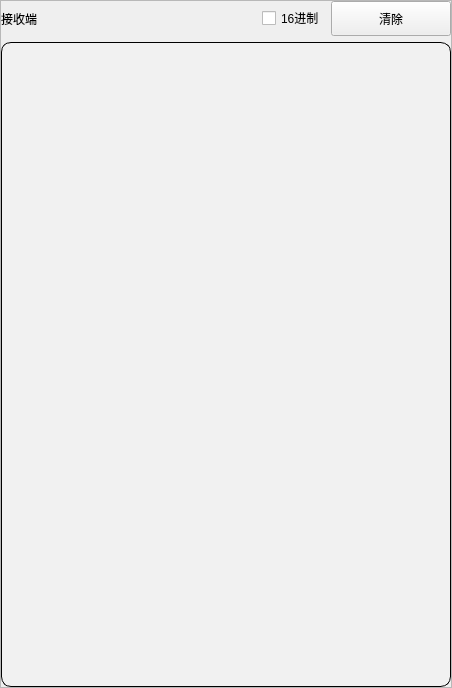
                        <widget class="QFrame" name="frame_12">
                         <property name="frameShape">
                          <enum>QFrame::StyledPanel</enum>
                         </property>
                         <property name="frameShadow">
                          <enum>QFrame::Raised</enum>
                         </property>
                         <layout class="QHBoxLayout" name="horizontalLayout_29">
                          <property name="leftMargin">
                           <number>0</number>
                          </property>
                          <property name="topMargin">
                           <number>0</number>
                          </property>
                          <property name="rightMargin">
                           <number>0</number>
                          </property>
                          <property name="bottomMargin">
                           <number>0</number>
                          </property>
                          <item>
                           <layout class="QVBoxLayout" name="verticalLayout_34">
                            <item>
                             <layout class="QHBoxLayout" name="horizontalLayout_22">
                              <item>
                               <widget class="QLabel" name="label_8">
                                <property name="minimumSize">
                                 <size>
                                  <width>120</width>
                                  <height>35</height>
                                 </size>
                                </property>
                                <property name="text">
                                 <string>接收端</string>
                                </property>
                                <property name="alignment">
                                 <set>Qt::AlignLeading|Qt::AlignLeft|Qt::AlignVCenter</set>
                                </property>
                               </widget>
                              </item>
                              <item>
                               <spacer name="horizontalSpacer_3">
                                <property name="orientation">
                                 <enum>Qt::Horizontal</enum>
                                </property>
                                <property name="sizeHint" stdset="0">
                                 <size>
                                  <width>128</width>
                                  <height>20</height>
                                 </size>
                                </property>
                               </spacer>
                              </item>
                              <item>
                               <widget class="QCheckBox" name="hexShowing_checkBox">
                                <property name="sizePolicy">
                                 <sizepolicy hsizetype="Preferred" vsizetype="Fixed">
                                  <horstretch>0</horstretch>
                                  <verstretch>0</verstretch>
                                 </sizepolicy>
                                </property>
                                <property name="text">
                                 <string>16进制</string>
                                </property>
                               </widget>
                              </item>
                              <item>
                               <widget class="QPushButton" name="ClearButton">
                                <property name="minimumSize">
                                 <size>
                                  <width>120</width>
                                  <height>35</height>
                                 </size>
                                </property>
                                <property name="text">
                                 <string>清除</string>
                                </property>
                               </widget>
                              </item>
                             </layout>
                            </item>
                            <item>
                             <widget class="QTextEdit" name="textEdit_Recive">
                              <property name="sizePolicy">
                               <sizepolicy hsizetype="Preferred" vsizetype="Preferred">
                                <horstretch>0</horstretch>
                                <verstretch>0</verstretch>
                               </sizepolicy>
                              </property>
                              <property name="minimumSize">
                               <size>
                                <width>450</width>
                                <height>645</height>
                               </size>
                              </property>
                              <property name="styleSheet">
                               <string notr="true">QTextEdit#textEdit_Recive{
	border-radius: 10px;
	border: 1px solid black;
	background-color: rgb(241, 241, 241);
}</string>
                              </property>
                             </widget>
                            </item>
                           </layout>
                          </item>
                         </layout>
                        </widget>
